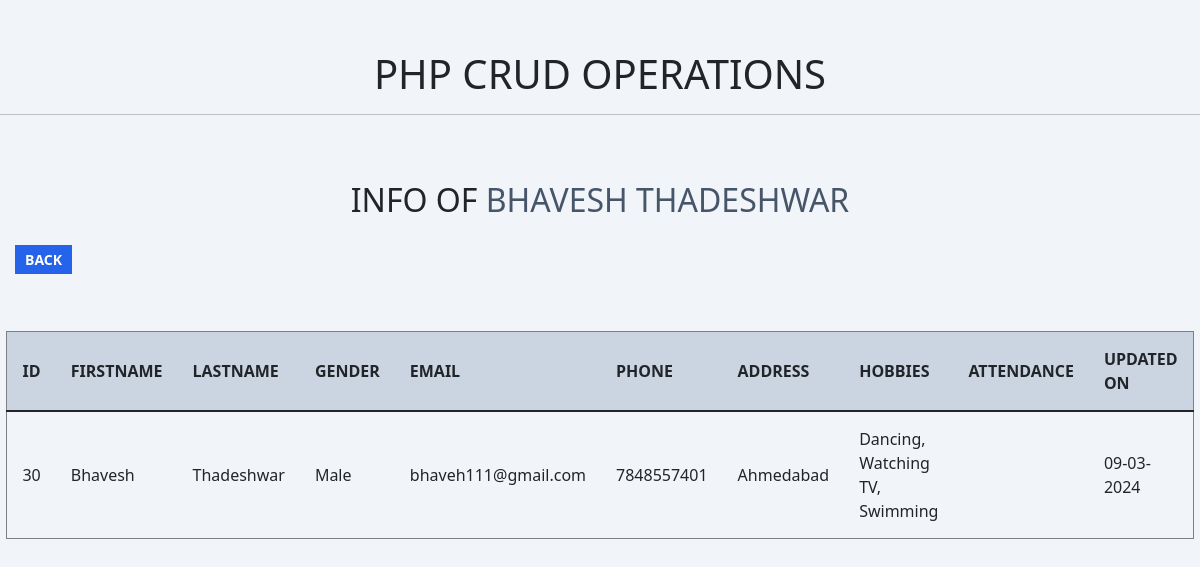
/read.php?id=30, run on the app's committed database.
### tables this page shows
CREATE TABLE `persons` (
  `id` int(5) NOT NULL,
  `fname` varchar(255) NOT NULL,
  `lname` varchar(255) NOT NULL,
  `gender` varchar(10) NOT NULL,
  `email` varchar(255) NOT NULL,
  `phone` varchar(20) NOT NULL,
  `address` varchar(1500) NOT NULL,
  `hobbies` varchar(1500) NOT NULL,
  `attendance` varchar(10) NOT NULL,
  `date` date NOT NULL DEFAULT current_timestamp()
);

### read.php (the view, shortened to what this page needs)
<?php include('./partials/header.php');
if(isset($_GET['id'])){
    $id = $_GET['id'];
}
$result = mysqli_query($conn,"SELECT * FROM persons WHERE id = '$id'");
$row = mysqli_fetch_assoc($result);
    ?>
<section class="read_single_record">
    <div class="container:fluid">
    <h2 class="text:center text:uppercase pt:50">Info of <?php echo "<span class='text:slate-600 text:uppercase'>". $row['fname'] ." ". $row['lname'] ."</span>" ?></h2>
    <div class="py:20">
        <a href="view.php" class="createBtn text-decoration:none weight:bold text:uppercase text:white bg:blue-600 py:5 px:10 size:14">Back</a>
    </div>
    <div class="table_wrapper display:flex justify-content:center py:40">
    <table class="ww:100" border="1" id="read_table">
        <thead>
            <tr class="bg:slate-300">
                <th class="p:15 text:uppercase">ID</th>
                <th class="p:15 text:uppercase">Firstname</th>
                <th class="p:15 text:uppercase">Lastname</th>
                <th class="p:15 text:uppercase">Gender</th>
                <th class="p:15 text:uppercase">Email</th>
                <th class="p:15 text:uppercase">Phone</th>
                <th class="p:15 text:uppercase">Address</th>
                <th class="p:15 text:uppercase">Hobbies</th>
                <th class="p:15 text:uppercase">Attendance</th>
                <th class="p:15 text:uppercase">Updated On</th>
            </tr>
        </thead>
        <tbody class="table-group-divider">
            <tr class="">
                <td class="p:15"><?php echo $row['id']; ?></td>
                <td class="p:15"><?php echo $row['fname']; ?></td>
                <td class="p:15"><?php echo $row['lname']; ?></td>
                <td class="p:15"><?php echo $row['gender']; ?></td>
                <td class="p:15"><?php echo $row['email']; ?></td>
                <td class="p:15"><?php echo $row['phone']; ?></td>
                <td class="p:15"><?php echo $row['address']; ?></td>
                <td class="p:15"><?php echo $row['hobbies']; ?></td>
                <td class="p:15"><?php echo $row['attendance']; ?></td>
                <td class="p:15">
                <?php
                $new_date = date('d-m-Y', strtotime($row['date']));
                echo $new_date;
                ?>
                </td>
            </tr>
        </tbody>
    </table>
    </div>
    </div>
</section>
<?php include('./partials/footer.php'); ?>

### data on the page
persons: fname "BHAVESH", lname "THADESHWAR", id "30", fname "Bhavesh", lname "Thadeshwar", gender "Male", email "bhaveh111@gmail.com", phone "7848557401", address "Ahmedabad", hobbies "Dancing, Watching TV, Swimming", date "09-03-2024"
